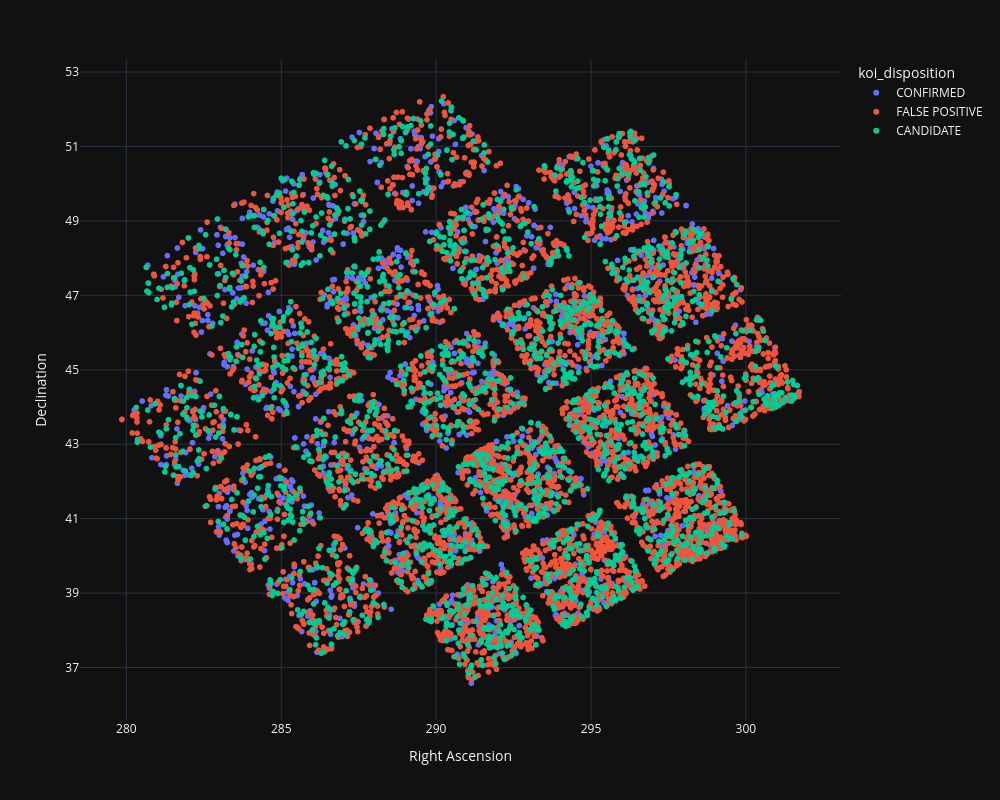

The notebook cell saved with this chart:
### Code cell
FOV_plot = px.scatter(keplerRAW_df,
                  x="ra", 
                  y="dec", 
                  color = "koi_disposition",
                  labels={
                     "ra": "Right Ascension",
                     "dec": "Declination",
                  },
                  template="plotly_dark",
                  width=1000, height=800
                 )
FOV_plot.update_layout(
    yaxis = dict(
        tickmode = 'linear',
        tick0 = 35,
        dtick = 2
    )
)
#FOV_plot.add_trace(go.Scatter(y=[None], mode='markers',
#                         marker=dict(symbol='circle', color='blue'),

#                         ))
#FOV_plot.add_trace(go.Scatter(y=[None], mode='markers',
#                         marker=dict(symbol='circle', color='green'),

#                         ))

FOV_plot.show()

# ******Gabe suggestion - add density plots? to highlighting why each area may be more dense

### Figure 1 — Plotly figure (JSON) as saved in the notebook; plotly's stock layout.template omitted (floating-point values rounded to 4 significant figures; data arrays with more than 128 entries replaced by an {"elided": "..."} marker saying what was removed)
{"data": [{"hovertemplate": "koi_disposition=CONFIRMED<br>Right Ascension=%{x}<br>Declination=%{y}<extra></extra>", "legendgroup": "CONFIRMED", "marker": {"color": "#636efa", "symbol": "circle"}, "mode": "markers", "name": "CONFIRMED", "showlegend": true, "type": "scattergl", "x": {"elided": "2293 float values"}, "xaxis": "x", "y": {"elided": "2293 float values"}, "yaxis": "y"}, {"hovertemplate": "koi_disposition=FALSE POSITIVE<br>Right Ascension=%{x}<br>Declination=%{y}<extra></extra>", "legendgroup": "FALSE POSITIVE", "marker": {"color": "#EF553B", "symbol": "circle"}, "mode": "markers", "name": "FALSE POSITIVE", "showlegend": true, "type": "scattergl", "x": {"elided": "5023 float values"}, "xaxis": "x", "y": {"elided": "5023 float values"}, "yaxis": "y"}, {"hovertemplate": "koi_disposition=CANDIDATE<br>Right Ascension=%{x}<br>Declination=%{y}<extra></extra>", "legendgroup": "CANDIDATE", "marker": {"color": "#00cc96", "symbol": "circle"}, "mode": "markers", "name": "CANDIDATE", "showlegend": true, "type": "scattergl", "x": {"elided": "2248 float values"}, "xaxis": "x", "y": {"elided": "2248 float values"}, "yaxis": "y"}], "layout": {"height": 800, "legend": {"title": {"text": "koi_disposition"}, "tracegroupgap": 0}, "margin": {"t": 60}, "width": 1000, "xaxis": {"anchor": "y", "autorange": true, "domain": [0, 1], "range": [278.5, 303.1], "title": {"text": "Right Ascension"}, "type": "linear"}, "yaxis": {"anchor": "x", "autorange": true, "domain": [0, 1], "dtick": 2, "range": [35.59, 53.32], "tick0": 35, "tickmode": "linear", "title": {"text": "Declination"}, "type": "linear"}}}
